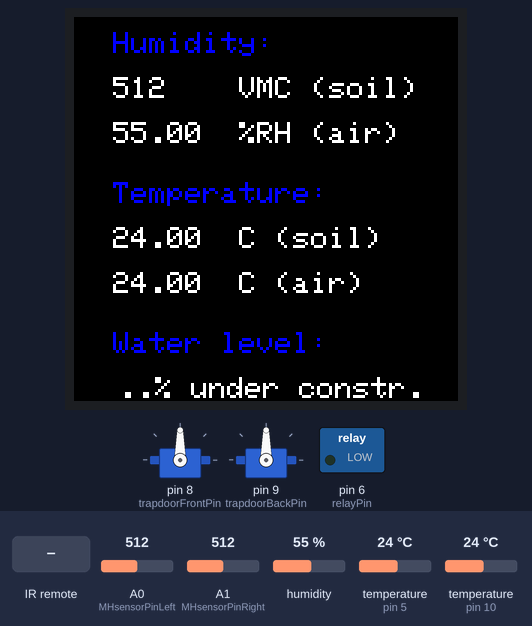
Recording of a sketch running on a simulated Arduino Mega 2560, built with avr-gcc and run on an emulated ATmega2560. Parts: 128×128 colour display, 2 × servo, switched loads named in the sketch (green lamp = pin HIGH). The test bench sets the inputs (shaded band); at power-on: A0 (MHsensorPinLeft) = 512, humidity 55 %, temperature (sensors on pin 5, pin 10) 24 °C, A1 (MHsensorPinRight) = 512. What the sketch prints to the serial monitor is not drawn.

Above: at 6.1 s.
6.2 s: infrared code 0xFFE21D received
At 6.92 s:
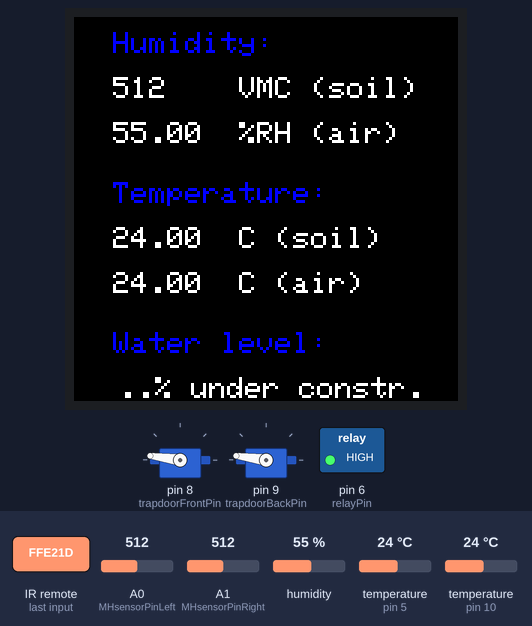
9.1 s: A0 (MHsensorPinLeft) set to 208
At 13.7 s:
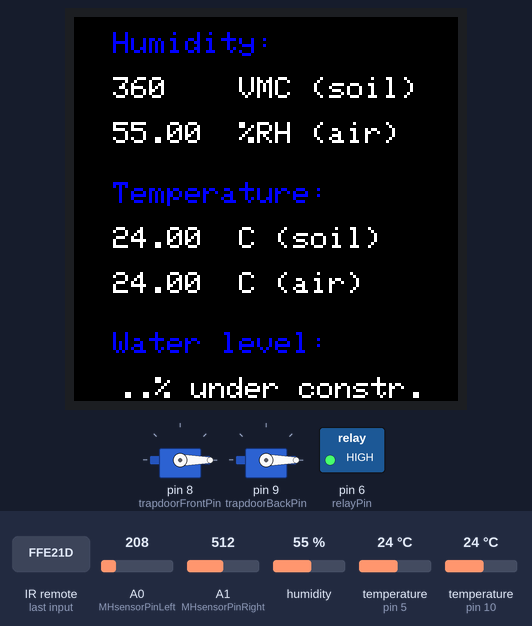
14.2 s: A0 (MHsensorPinLeft) set to 173
At 20.3 s:
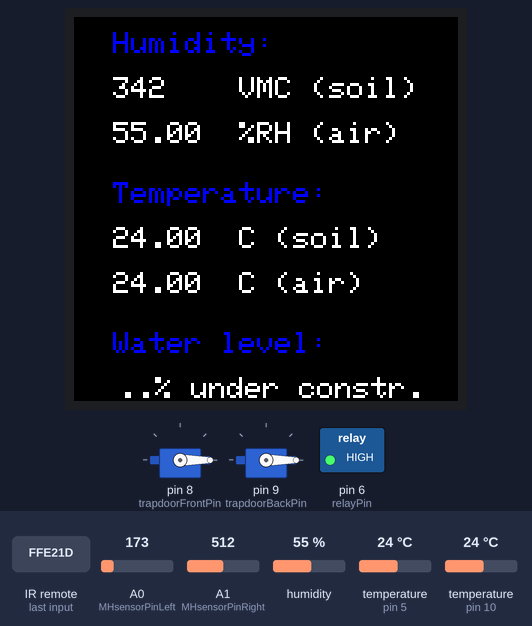
24.6 s: humidity set to 42 %
At 26.8 s:
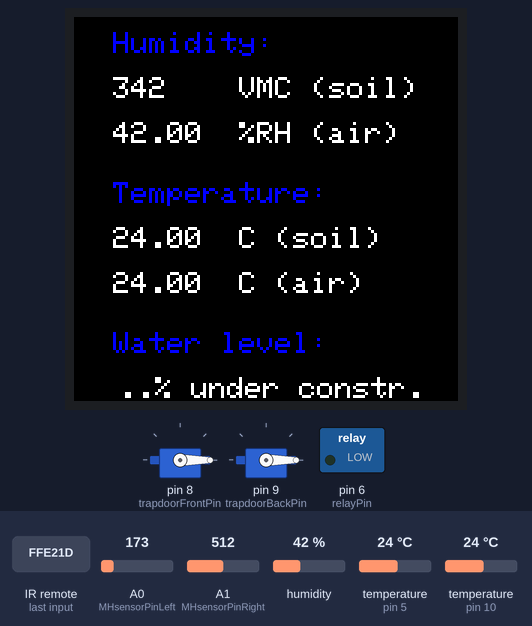
27.8 s: humidity set to 39 %
At 37.4 s:
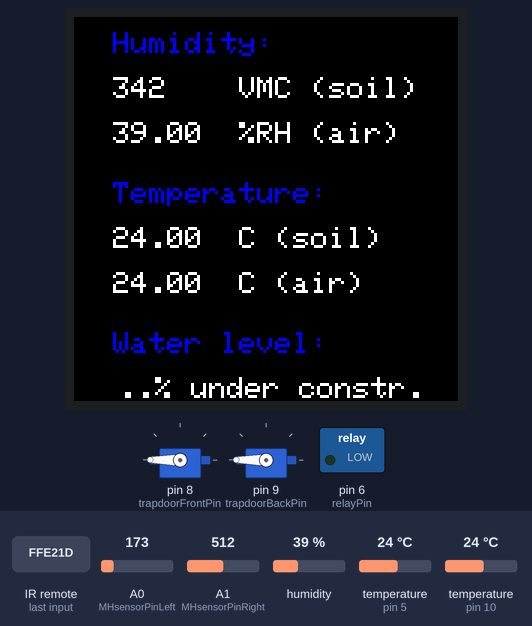
37.5 s: temperature (sensor on pin 5) set to 12 °C
At 41.4 s:
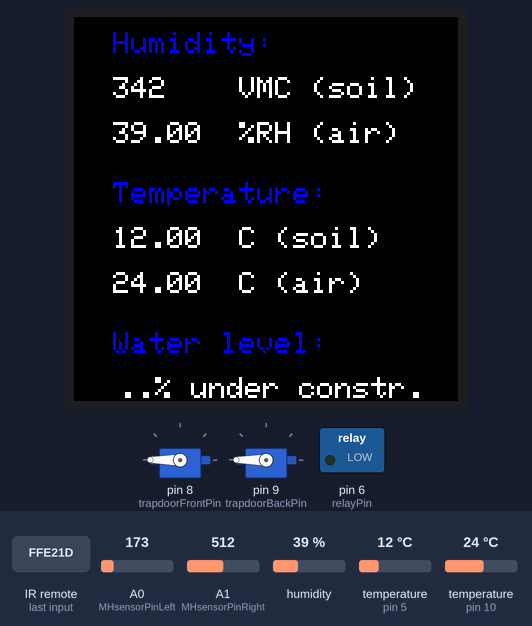
Timing chart, 0 to 42.9 s (numbered marks = the images above; inputs shaded):
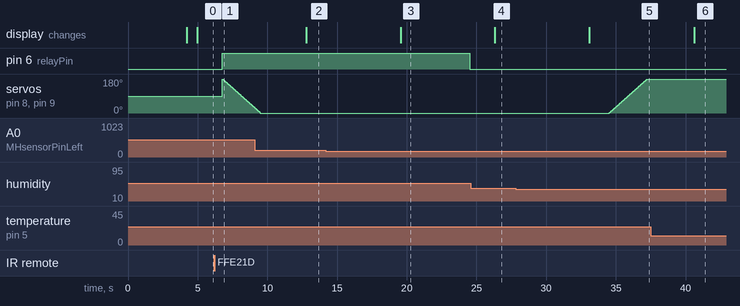

The sketch:

greenHouse.ino
```cpp
#include <IRremote.h>
#include "greenHouse.h"

const int RECV_PIN = 7;
IRrecv irrecv(RECV_PIN);
decode_results results;

GreenHouse greenHouse;

const unsigned int timeBetweenRemoteSignals = 100;
unsigned long lastRemoteSignal = 0;

const unsigned int timeBetweenRecordings = 5000;
unsigned long lastRecording = 0;

const unsigned long timeBetweenUpdates = 6000;
unsigned long lastUpdate = 0;

void validateCode() {
  switch (results.value) {
    case 0xFFA25D:
      // CH-
      Serial.println("Manual Mode");
      greenHouse.setManualMode();
      break;

    case 0xFFE21D:
      // CH+
      Serial.println("Automatic Mode");
      greenHouse.setAutomaticMode();
      break;

    case 0xFF22DD:
      // |<<
      if (greenHouse.onManualMode()) {
        if (greenHouse.isWaterPumpOn()) {
          Serial.println("water pump ALREADY turned on");
        }
        else {
          Serial.println("Water pump turned ON");
          greenHouse.turnWaterPumpOn();
        }
      }
      else {
        Serial.println("Switch to Manual Mode");
      }
      break;

    case 0xFFC23D:
      // >|
      if (greenHouse.onManualMode()) {
        if (!greenHouse.isWaterPumpOn()) {
          Serial.println("water pump ALREADY turned off");
        }
        else {
          Serial.println("Water pump turned OFF");
          greenHouse.turnWaterPumpOff();
        }
      }
      else {
        Serial.println("Switch to Manual Mode");
      }
      break;

    case 0xFFE01F:
      // -
      if (greenHouse.onManualMode()) {
        if (greenHouse.isTrapdoorFrontOpened()) {
          Serial.println("trapdoor front ALREADY opened");
        }
        else {
          Serial.println("Trapdoor front Opened");
          greenHouse.openTrapdoorFront();
        }
      }
      else {
        Serial.println("Switch to Manual Mode");
      }
      break;

    case 0xFF906F:
      // EQ
      if (greenHouse.onManualMode()) {
        if (!greenHouse.isTrapdoorFrontOpened()) {
          Serial.println("trapdoor front ALREADY closed");
        }
        else {
          Serial.println("Trapdoor front Closed");
          greenHouse.closeTrapdoorFront();
        }
      }
      else {
        Serial.println("Switch to Manual Mode");
      }
      break;

    case 0xFF6897:
      // 0
      if (greenHouse.onManualMode()) {
        if (greenHouse.isTrapdoorBackOpened()) {
          Serial.println("trapdoor back ALREADY opened");
        }
        else {
          Serial.println("Trapdoor back Opened");
          greenHouse.openTrapdoorBack();
        }
      }
      else {
        Serial.println("Switch to Manual Mode");
      }
      break ;

    case 0xFFB04F:
      // 200+
      if (greenHouse.onManualMode()) {
        if (!greenHouse.isTrapdoorBackOpened()) {
          Serial.println("trapdoor back ALREADY closed");
        }
        else {
          Serial.println("Trapdoor back Closed");
          greenHouse.closeTrapdoorBack();
        }
      }
      else {
        Serial.println("Switch to Manual Mode");
      }
      break ;

    default:
      if (results.value != 0XFFFFFFFF) {
        Serial.println("Key unknown");
      }
      else {
        Serial.println("Press");
      }
      break;
  }
}

void setup() {
  Serial.begin(9600);
  greenHouse.display.begin();
  irrecv.enableIRIn();

  greenHouse.trapdoorFront.attach(greenHouse.getTrapdoorFrontPin());
  greenHouse.trapdoorBack.attach(greenHouse.getTrapdoorBackPin());

  greenHouse.displayWelcomeMessage();
  delay(4000);
  greenHouse.displayRecordedValues();
}

void loop() {
  // catch remote signal
  if (millis() - lastRemoteSignal >= timeBetweenRemoteSignals) {
    if (irrecv.decode(&results)) {
      validateCode();
      irrecv.resume();
    }
    lastRemoteSignal = millis();
  }

  // update sensors' values
  if (millis() - lastUpdate >= timeBetweenUpdates) {
    greenHouse.updateRecordedValues();
    lastUpdate = millis();
  }

  // automatic mode
  if (!greenHouse.onManualMode())
    if (millis() - lastRecording >= timeBetweenRecordings) {
      greenHouse.analizeRecordings();
      lastRecording = millis();
    }
}
```

greenHouse.cpp
```cpp
#include "greenHouse.h"

GreenHouse::GreenHouse(): oneWire(ONE_WIRE_BUS), sensors(&oneWire), display(__CS, __A0, __DC), dht(airTempHumPin, DHTTYPE) {
  // greenHouse is on manualMode by default
  manualModeOn = true;
  waterPumpOn = false;
  trapdoorFrontOpened = false;
  trapdoorBackOpened = false;

  pinMode(MHsensorPinLeft, INPUT);
  pinMode(MHsensorPinRight, INPUT);
  pinMode(relayPin, OUTPUT);

  dht.begin();
}

bool GreenHouse::onManualMode() {
  return manualModeOn;
}

bool GreenHouse::isWaterPumpOn() {
  return waterPumpOn;
}

bool GreenHouse::isTrapdoorFrontOpened() {
  return trapdoorFrontOpened;
}

bool GreenHouse::isTrapdoorBackOpened() {
  return trapdoorBackOpened;
}

void GreenHouse::setAutomaticMode() {
  manualModeOn = false;
}

void GreenHouse::setManualMode() {
  manualModeOn = true;
}

void GreenHouse::turnWaterPumpOn() {
  waterPumpOn = true;
  // turn relay ON
  digitalWrite(relayPin, HIGH);
}

void GreenHouse::turnWaterPumpOff() {
  waterPumpOn = false;
  // turn relay OFF
  digitalWrite(relayPin, LOW);
}

const int GreenHouse::getTrapdoorFrontPin() {
  return trapdoorFrontPin;
}

const int GreenHouse::getTrapdoorBackPin() {
  return trapdoorBackPin;
}

void GreenHouse::openTrapdoorFront() {
  trapdoorFrontOpened = true;
  for (int pos = closeAngle; pos >= openAngle; pos--) {
    trapdoorFront.write(pos);
    delay(15);
  }
}

void GreenHouse::closeTrapdoorFront() {
  trapdoorFrontOpened = false;
  for (int pos = openAngle; pos <= closeAngle; pos++) {
    trapdoorFront.write(pos);
    delay(15);
  }
}

void GreenHouse::openTrapdoorBack() {
  trapdoorBackOpened = true;
  for (int pos = closeAngle; pos >= openAngle; pos--) {
    trapdoorBack.write(pos);
    delay(15);
  }
}

void GreenHouse::closeTrapdoorBack() {
  trapdoorBackOpened = false;
  for (int pos = openAngle; pos <= closeAngle; pos++) {
    trapdoorBack.write(pos);
    delay(15);
  }
}

bool GreenHouse::areBothTrapdoorsClosed() {
  return (!trapdoorFrontOpened && !trapdoorBackOpened);
}

bool GreenHouse::areBothTrapdoorsOpened() {
  return (trapdoorFrontOpened && trapdoorBackOpened);
}

void GreenHouse::openBothTrapdoors() {
  if (areBothTrapdoorsClosed()) {
    trapdoorFrontOpened = true;
    trapdoorBackOpened = true;
    for (int pos = 180; pos >= 0; pos--) {
      trapdoorFront.write(pos);
      trapdoorBack.write(pos);
      delay(15);
    }
  }
  else if (!trapdoorFrontOpened)
    openTrapdoorFront();
  else if (!trapdoorBackOpened)
    openTrapdoorBack();
}

void GreenHouse::closeBothTrapdoors() {
  if (areBothTrapdoorsOpened()) {
    trapdoorFrontOpened = false;
    trapdoorBackOpened = false;
    for (int pos = 0; pos <= 180; pos++) {
      trapdoorFront.write(pos);
      trapdoorBack.write(pos);
      delay(15);
    }
  }
  else if (trapdoorFrontOpened)
    closeTrapdoorFront();
  else if (trapdoorBackOpened)
    closeTrapdoorBack();
}

void GreenHouse::recordMHvalueLeft() {
  MHvalueLeft = analogRead(MHsensorPinLeft);
}

void GreenHouse::recordMHvalueRight() {
  MHvalueRight = analogRead(MHsensorPinRight);
}

void GreenHouse::calculateAverageMHsoil() {
  averageMHsoil = (MHvalueLeft + MHvalueRight) / 2;
}

int GreenHouse::getAverageMHsoil() {
  return averageMHsoil;
}

void GreenHouse::recordSoilTemperature() {
  sensors.requestTemperatures();
  soilTemperature = sensors.getTempCByIndex(0);
}

float GreenHouse::getRecordedSoilTemperature() {
  return soilTemperature;
}

void GreenHouse::recordAirTemperature() {
  airTemperature = dht.readTemperature();
}

void GreenHouse::recordAirHumidity() {
  airHumidity = dht.readHumidity();
}

float GreenHouse::getRecordedAirTemperature() {
  return airTemperature;
}

float GreenHouse::getRecordedAirHumidity() {
  return airHumidity;
}

void GreenHouse::displayWelcomeMessage() {
  display.clearScreen();

  display.setCursor(13, 20);
  display.setTextColor(GREEN);
  display.setTextSize(2);
  display.println("Automated");

  display.setCursor(8, 45);
  display.setTextColor(GREEN);
  display.setTextSize(2);
  display.println("GreenHouse");

  display.setCursor(18, 75);
  display.setTextColor(MAGENTA);
  display.setTextSize(1);
  display.println("@Unibuc Robotics");

  display.setCursor(53, 95);
  display.setTextColor(WHITE);
  display.setTextSize(1);
  display.println("2020");
}

void GreenHouse::displayRecordedValues() {
  display.clearScreen();

  display.setCursor(13, 5);
  display.setTextColor(BLUE);
  display.setTextSize(1);
  display.println("Humidity:");

  // soil humidity (measured in VMC - volumetric moisture content)
  recordMHvalueLeft();
  recordMHvalueRight();
  calculateAverageMHsoil();
  display.setCursor(13, 20);
  display.setTextColor(WHITE);
  display.setTextSize(1);
  display.print(getAverageMHsoil());
  display.println("    VMC (soil)");
  Serial.print("humidity:  ");
  Serial.print(getAverageMHsoil());
  Serial.println("  (soil)");

  // air humidity (measured in %RH - relative humidity)
  recordAirHumidity();
  display.setCursor(13, 35);
  display.setTextColor(WHITE);
  display.setTextSize(1);
  display.print(getRecordedAirHumidity());
  display.println("  %RH (air)");
  Serial.print("humidity:  ");
  Serial.print(getRecordedAirHumidity());
  Serial.println("  (air)");

  display.setCursor(13, 55);
  display.setTextColor(BLUE);
  display.setTextSize(1);
  display.println("Temperature:");

  // soil temperature (measured in C - celsius degrees)
  recordSoilTemperature();
  display.setCursor(13, 70);
  display.setTextColor(WHITE);
  display.setTextSize(1);
  display.print(getRecordedSoilTemperature());
  display.println("  C (soil)");
  Serial.print("temperature:  ");
  Serial.print(getRecordedSoilTemperature());
  Serial.println("  (soil)");

  // air temperature (measured in C - celsius degrees)
  recordAirTemperature();
  display.setCursor(13, 85);
  display.setTextColor(WHITE);
  display.setTextSize(1);
  display.print(getRecordedAirTemperature());
  display.print("  C (air)");
  Serial.print("temperature:  ");
  Serial.print(getRecordedAirTemperature());
  Serial.println("  (air)");

  // water level
  display.setCursor(13, 105);
  display.setTextColor(BLUE);
  display.setTextSize(1);
  display.print("Water level:");

  display.setCursor(15, 120);
  display.setTextColor(WHITE);
  display.setTextSize(1);
  display.println("..% under constr.");
}

void GreenHouse::updateRecordedValues() {
  Serial.println("update recordings");

  // update soil humidity
  int previousAverageMHsoil = getAverageMHsoil();
  recordMHvalueLeft();
  recordMHvalueRight();
  calculateAverageMHsoil();
  int recordedAverageMHsoil = getAverageMHsoil();

  if (recordedAverageMHsoil != previousAverageMHsoil) {
    Serial.print("update soil humidity: ");
    Serial.println(recordedAverageMHsoil);

    display.setCursor(13, 20);
    display.fillRect(13, 20, 20, 10, BLACK);

    display.setCursor(13, 20);
    display.setTextColor(WHITE);
    display.setTextSize(1);
    display.println(recordedAverageMHsoil);
  }

  // update air humidity
  float previousAirHumidity = getRecordedAirHumidity();
  recordAirHumidity();
  float recordedAirHumidity = getRecordedAirHumidity();

  if (recordedAirHumidity != previousAirHumidity) {
    Serial.print("update air humidity: ");
    Serial.println(recordedAirHumidity);

    display.setCursor(13, 35);
    display.fillRect(13, 35, 40, 10, BLACK);

    display.setCursor(13, 35);
    display.setTextColor(WHITE);
    display.setTextSize(1);
    display.println(recordedAirHumidity);
  }

  // update soil temperature
  float previousSoilTemperature = getRecordedSoilTemperature();
  recordSoilTemperature();
  float recordedSoilTemperature = getRecordedSoilTemperature();

  if (recordedSoilTemperature != previousSoilTemperature) {
    Serial.print("update soil temperature: ");
    Serial.println(recordedSoilTemperature);

    display.setCursor(13, 70);
    display.fillRect(13, 70, 40, 10, BLACK);

    display.setCursor(13, 70);
    display.setTextColor(WHITE);
    display.setTextSize(1);
    display.println(recordedSoilTemperature);
  }

  // update air Temperature
  float previousAirTemperature = getRecordedAirTemperature();
  recordAirTemperature();
  float recordedAirTemperature = getRecordedAirTemperature();

  if (recordedAirTemperature != previousAirTemperature) {
    Serial.print("update air temperature: ");
    Serial.println(recordedAirTemperature);

    display.setCursor(13, 85);
    display.fillRect(13, 85, 40, 10, BLACK);

    display.setCursor(13, 85);
    display.setTextColor(WHITE);
    display.setTextSize(1);
    display.println(recordedAirTemperature);
  }

  // update water level
}

void GreenHouse::analizeRecordings() {
  Serial.println("analize recordings");

  // analize soil humidity
  if (averageMHsoil <= minDrynessThreshold && isWaterPumpOn()) {
    // soil fully watered => turn off water pump
    turnWaterPumpOff();
  }
  else if (averageMHsoil >= maxDrynessThreshold && !isWaterPumpOn()) {
    // soil fully dried => turn on water pump
    turnWaterPumpOn();
  }

  // analize air temperature and air humidity in this order of relevance
  if (airTemperature > maxAirTemperatureThreshold && !areBothTrapdoorsOpened())
    openBothTrapdoors();
  else if (airTemperature < minAirTemperatureThreshold && !areBothTrapdoorsClosed())
    closeBothTrapdoors();
  else {
    // air temperature is within normal parameters => analize air humidity
    if (airHumidity > maxAirHumidityThreshold) {
      // ventilation system for keeping humidity under maxThreshold: two open doors for keeping air moving
      // only when air temperature is within normal parameters
      if (!areBothTrapdoorsOpened())
        openBothTrapdoors();
    }
    else if (!areBothTrapdoorsClosed()) {
      // if both air temperature and air humidity are within normal parameters
      // we want to keep the greenHouse closed by default
      closeBothTrapdoors();
    }
  }

  // analize soil temperature (under construction)
  // for keeping water temperature at a constant level in the water tank
}
```

greenHouse.h
```cpp
#ifndef greenHouse_lib
#define greenHouse_lib

#include <Arduino.h>
#include <Servo.h>
#include <OneWire.h>
#include <DallasTemperature.h>
#include <SPI.h>
#include <Adafruit_GFX.h>
#include <TFT_ILI9163C.h>
#include <DHT.h>

#define DHTTYPE DHT21

#define BLACK   0x0000
#define BLUE    0x001F
#define RED     0xF800
#define GREEN   0x07E0
#define CYAN    0x07FF
#define MAGENTA 0xF81F
#define YELLOW  0xFFE0
#define WHITE   0xFFFF

#define __CS 53
#define __DC 2
#define __A0 3

const int closeAngle = 180;
const int openAngle = 0;

const int minDrynessThreshold = 350;
const int maxDrynessThreshold = 450;

const float maxAirTemperatureThreshold = 30.00;
const float minAirTemperatureThreshold = 10.00;
const float maxAirHumidityThreshold = 40.00;

class GreenHouse {
    // soil temperature (water proof) sensor
    const int ONE_WIRE_BUS = 5;
    OneWire oneWire;
    DallasTemperature sensors;
    float soilTemperature;

    // soil moisture humidity sensors
    const int MHsensorPinLeft = A0;
    const int MHsensorPinRight = A1;
    int MHvalueLeft;
    int MHvalueRight;
    int averageMHsoil;

    // air temperature and humidity sensor
    const int airTempHumPin = 10;
    DHT dht;
    float airTemperature;
    float airHumidity;

    // waterPump
    const int relayPin = 6;

    // trapdoors' pins
    const int trapdoorFrontPin = 8;
    const int trapdoorBackPin = 9;

    bool manualModeOn;
    bool waterPumpOn;
    bool trapdoorFrontOpened;
    bool trapdoorBackOpened;

  public:
    TFT_ILI9163C display;
    Servo trapdoorFront;
    Servo trapdoorBack;

    GreenHouse();

    // soil humidity
    void recordMHvalueLeft();
    void recordMHvalueRight();
    void calculateAverageMHsoil();
    int getAverageMHsoil();

    // soil temperature
    void recordSoilTemperature();
    float getRecordedSoilTemperature();

    // air temperature
    void recordAirTemperature();
    float getRecordedAirTemperature();

    // air humidity
    void recordAirHumidity();
    float getRecordedAirHumidity();

    // trapdoors' pins
    const int getTrapdoorFrontPin();
    const int getTrapdoorBackPin();

    bool onManualMode();
    bool isWaterPumpOn();
    bool isTrapdoorFrontOpened();
    bool isTrapdoorBackOpened();
    bool areBothTrapdoorsOpened();
    bool areBothTrapdoorsClosed();

    void setManualMode();
    void setAutomaticMode();
    void turnWaterPumpOn();
    void turnWaterPumpOff();
    void openTrapdoorFront();
    void closeTrapdoorFront();
    void openTrapdoorBack();
    void closeTrapdoorBack();
    void openBothTrapdoors();
    void closeBothTrapdoors();

    void displayWelcomeMessage();
    void displayRecordedValues();

    void updateRecordedValues();
    void analizeRecordings();
};

#endif
```

Measured:
- the behaviour switches between 41 and 40 % on humidity (found by bisection; images 4 and 5)
- after the input at 6.2 s, pin 6 (relayPin): LOW → HIGH after 0.57 s
- after the input at 9.1 s, the display: changes after 3.7 s (image 2)
- after the input at 14.2 s, pin 6 (relayPin): HIGH → LOW after 10.3 s; the display: changes after 5.4 s (image 3)
- after the input at 24.6 s, the display: changes after 1.7 s (image 4)
- after the input at 27.8 s, servo on pin 8 (trapdoorFrontPin), servo on pin 9 (trapdoorBackPin): moves from 0° to 180° over 2.7 s, starting after 6.7 s; the display: changes after 5.3 s (image 5)
- after the input at 37.5 s, the display: changes after 3.1 s (image 6)
